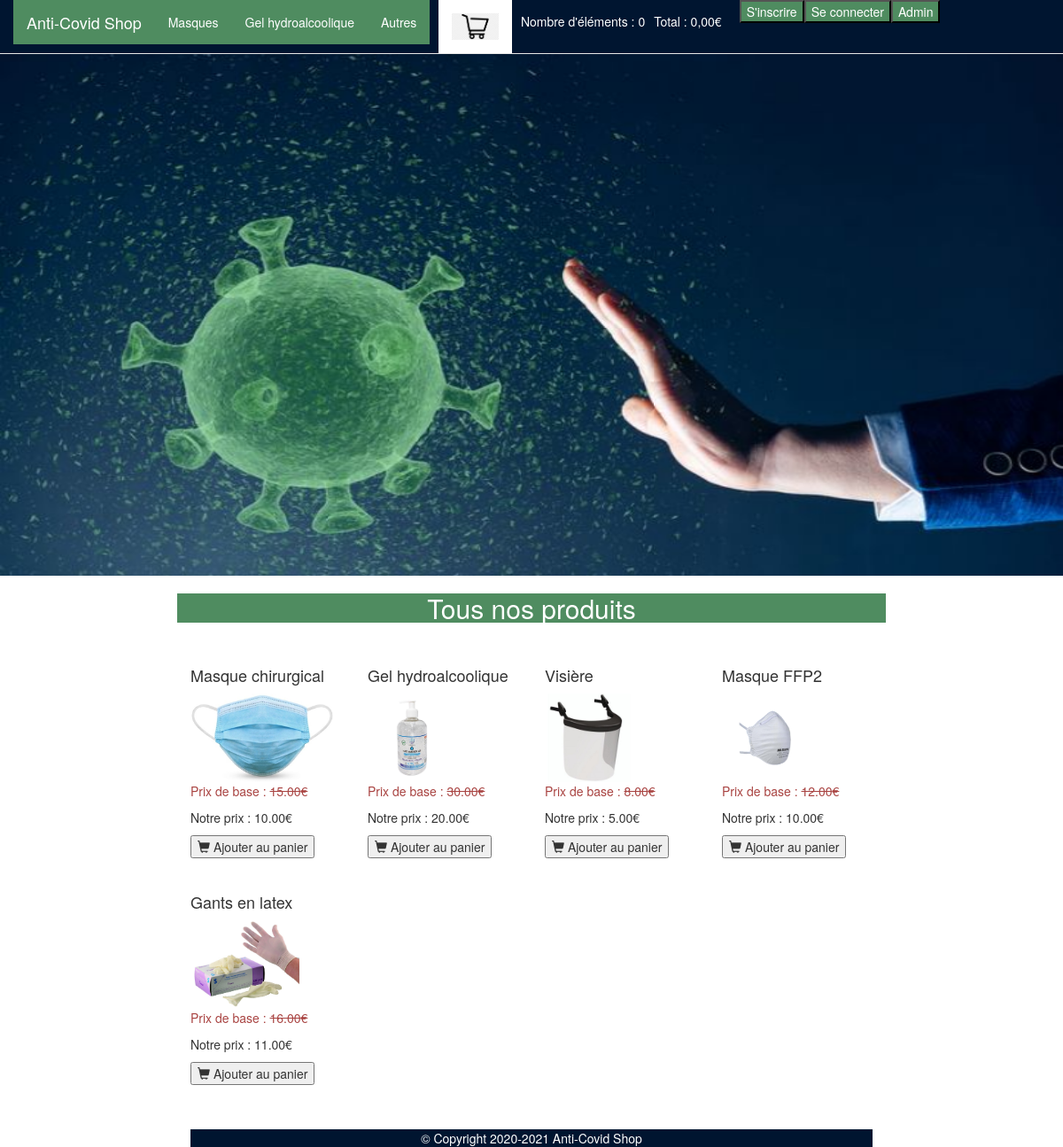
The page / on the database its author committed.
### tables this page shows
CREATE TABLE IF NOT EXISTS `categorie` (
  `id` int(11) NOT NULL,
  `categorie` varchar(255) NOT NULL,
  PRIMARY KEY (`id`)
);

CREATE TABLE IF NOT EXISTS `produits` (
  `id` int(11) NOT NULL AUTO_INCREMENT,
  `nom` varchar(255) NOT NULL,
  `prix` decimal(10,2) NOT NULL,
  `prix_de_base` decimal(10,2) NOT NULL,
  `categorie` int(11) NOT NULL,
  `image` varchar(255) NOT NULL,
  `description` text NOT NULL,
  PRIMARY KEY (`id`)
);

### db.class.php (called while the page is built, shortened)
<?php
 class DB{
   private $host='localhost';
   private $username = 'root';
   private $password = '';
   private $database = 'anticovidshop';
   private $db;
   public function __construct($host= null, $username=null, $password = null, $database = null){
     try{
       $this->db = new PDO('mysql:host='.$this->host.';dbname='.$this->database, $this->username,
        $this->password, array(PDO::MYSQL_ATTR_INIT_COMMAND => 'SET NAMES UTF8'));
     }catch(PDOException $e){
       die('<h1>Impossible de se connecter à la base de données</h1>');
     }
   }
public function query($sql, $data = array()){
  $req = $this->db->prepare($sql);
  $req->execute($data);
  return $req->fetchAll(PDO::FETCH_OBJ);
}
 }
 ?>

### _header.php (called while the page is built)
<?php
require 'db.class.php';
require 'panier.class.php';
$DB = new DB();
$panier = new panier($DB);
?>

### panier.class.php (called while the page is built, shortened)
<?php
class panier{
  private $DB;
  public function __construct($DB){
    $this->DB = $DB;
  }
  public function total(){
    $total = 0;
    $ids=array_keys($_SESSION['panier']);
    if(empty($ids)){
      $produits = array();
    }else{
        $produits = $this->DB->query('SELECT * FROM produits where id in ('.implode(',',$ids).')');
    }
    return $total;
  }
  public function count(){
    return array_sum($_SESSION['panier']);
  }
}
?>

### index.php (the view, shortened to what this page needs)
<?php require 'header.php' ?>
<div id="background-image">
</div>
<div class="col-md-2"></div>
<div class="col-md-8">
  <div class="row">
    <h2 class"text-center" id="tousnosproduits">Tous nos produits</h2>
    <?php  $produits = $DB->query('SELECT * FROM produits');
    foreach ($produits as $produit): ?>
    <div class="col-md-3">
      <h4><?php echo $produit->nom; ?></h4>
      <img src="<?php echo $produit->image; ?>" alt=$"<?php echo $produit->nom;?>" id="images"/ />
      <p class="list-price text-danger">Prix de base : <s><?php echo $produit->prix_de_base; ?>€</s></p>
      <p class="prix">Notre prix : <?php echo $produit->prix; ?>€</p>
      <button class="add addPanier" href="addpanier.php?id=<?php echo $produit->id;?>" type="button" ><span class="glyphicon glyphicon-shopping-cart"></span> Ajouter au panier</button>
    </div>
    <?php endforeach?>
</div>
<?php require 'footer.php'?>

### header.php (shortened to what this page needs)
<?php
require '_header.php';
?>
<!DOCTYPE html>
<html>
<head>
  <link rel="stylesheet" href="css/bootstrap.min.css" />
  <link rel="stylesheet" href="css/main.css" />
</head>
<body>
<nav class="navbar navbar-default navbar-fixed-top" id="navbar">
  <div class="container">
    <a href="/projettm/index.php" class="navbar-brand" id="text">Anti-Covid Shop</a>
    <ul class="nav navbar-nav">
      <?php $categories = $DB->query('SELECT * FROM categorie');
      foreach ($categories as $categorie): ?>
    <li class="cat"><a  id="text" href="categorie.php?id=<?php echo $categorie->id;?>"><?php echo $categorie->categorie ?></a></li>
<?php endforeach?>
  <li class="panier"><a href="panier.php" id="panier"><img src="images/panier.png" height="30px"></a></li>
  <li class="items">Nombre d'éléments :  <span id="count"><?php echo $panier->count();?></span></li>
<li class="tot">Total : <span><span id="total"><?php echo number_format($panier->total(),2,',',' ');?></span>€</span></li>
<?php if(isset($_SESSION["loggedin"]) && $_SESSION["loggedin"] === true){
  ?>
    <li><button class="btnLog"><a id="text" href="logout.php">Se déconnecter</a></button></li>
<?php  }else{?>
  <li><button class="btnLog"><a id="text" href="register.php">S'inscrire</a></button></li>
  <li><button class="btnLog"><a id="text" href="login.php">Se connecter</a></button></li>
<?php }?>
  <li><button class="btnLog"><a id="text" href="admin.php">Admin</a></button></li>
</ul>
    </div>
</nav>

### footer.php (shortened to what this page needs)
<footer class="text-center" id="footer">&copy; Copyright 2020-2021 Anti-Covid Shop</footer>
</body>
</html>

### css/main.css (style rules this page uses)
body { padding-top: 50px; }
#navbar { background-color: #001530 }
#text { background-color: #4F8C60; color: #FFFFFF; }
#background-image { position: relative; padding: 0; margin: 0; overflow: hidden; height: 600px; background-image: url(../images/background.jpg); background-repeat: no-repeat; background-size: 100% 700px; background-position: top center; background-attachment: fixed; }
#tousnosproduits { background-color: #4F8C60; color : #FFFFFF; text-align: center; }
#images { width: auto; height: 100px; }
#footer { margin-top: 50px; background-color: #001530; color: #FFFFFF; }
.items { padding-left: 10px; color: #FFFFFF; padding-top: 14px; }
.tot { padding-left: 10px; color: #FFFFFF; padding-top: 14px; padding-right: 20px; }
.panier { padding-left: 10px; }
#panier { background-color: #FFFFFF; }
.col-md-3 { padding-top: 30px; }
.btnLog { background-color: #4F8C60; color:#FFFFFF; }

### rows shown on the page
categorie: categorie "Masques"
categorie: categorie "Gel hydroalcoolique"
categorie: categorie "Autres"
produits: nom "Masque chirurgical", image (picture), prix_de_base "15.00", prix "10.00"
produits: nom "Gel hydroalcoolique", image (picture), prix_de_base "30.00", prix "20.00"
produits: nom "Visière", image (picture), prix_de_base "8.00", prix "5.00"
produits: nom "Masque FFP2", image (picture), prix_de_base "12.00", prix "10.00"
produits: nom "Gants en latex", image (picture), prix_de_base "16.00", prix "11.00"

### other values the page prints
$panier->count() "0"
$panier->total() "0,00"
